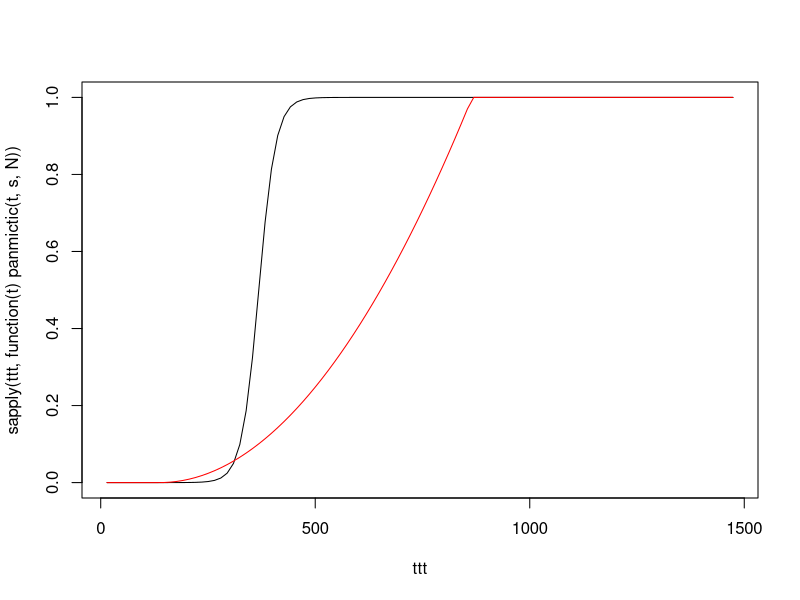
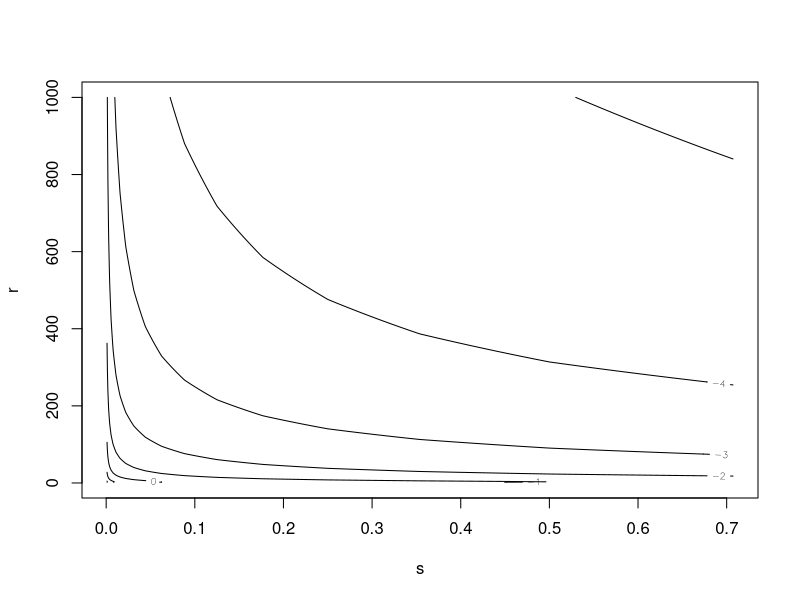
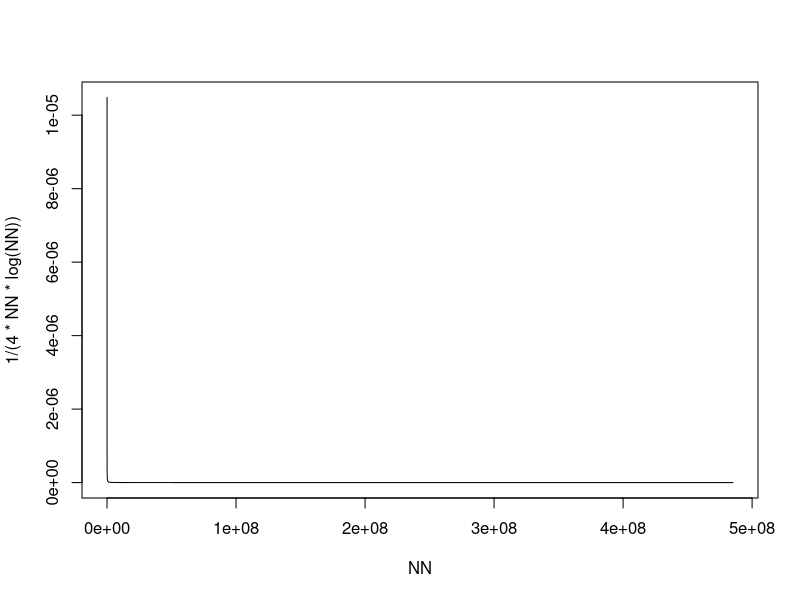
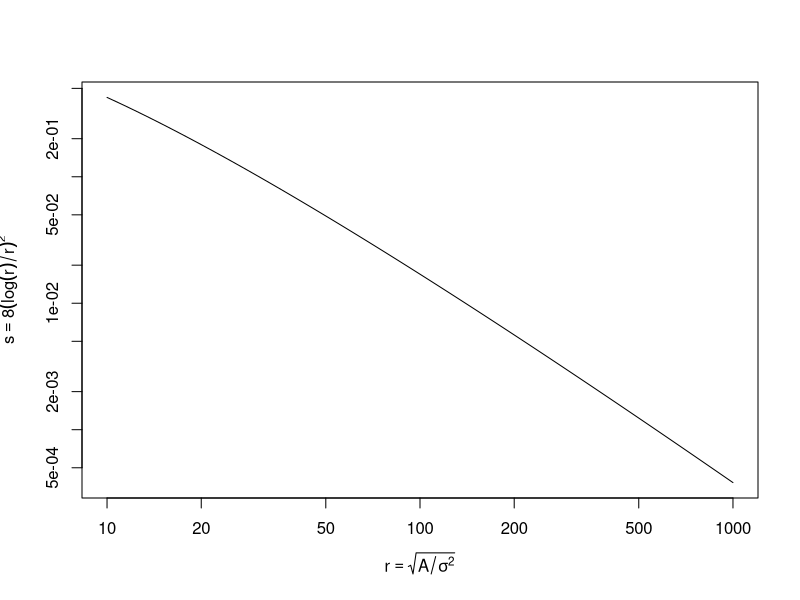
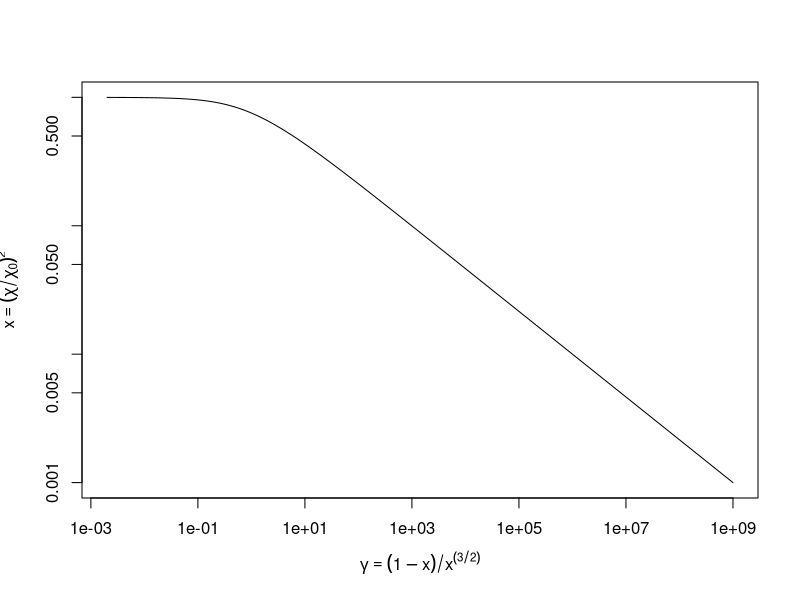
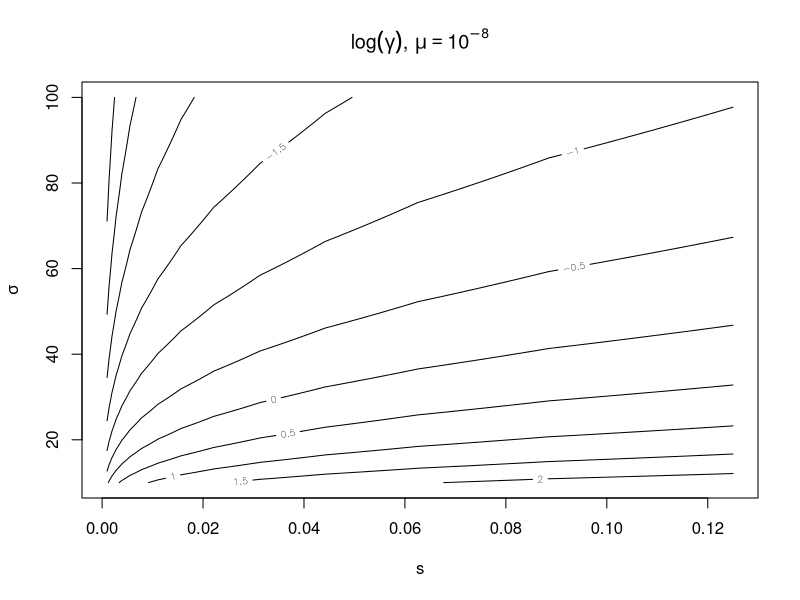

Recreate these plots in R, in order.
panmictic <- function (t,s,N) {
    # logistic growth beginning from 1/N
    1/(1 + (N-1)*exp(-s*t))
}

panmicticinv <- function (x,s,N) {
    # inverse of logistic function above:
    # panmictic( panmicticinv(x,s,N), s, N) = x
    log( N*x*(1-1/N)/(1-x) ) / s
}

quadratic <- function (t,s,N,sigma,rho) {
    # as panmictic until rho*sigma^2/N;
    # as pi*(v*t)^2 after that
    # with v = sigma * sqrt(s)
    t0 <- panmicticinv(rho*sigma^2/N,s,N)
    # needs to be vectorized to be able to integrate
    ans <- panmictic(t,s,N)
    ans[t>t0] <- pmin( 1, (pi*rho*sigma^2*s/N) * (t-t0+1/sqrt(s))^2 )[t>t0]
    return(ans)
}

N <- 1e8
s <- .05
sigma <- 20
rho <- 3
ttt <- 4*(1:100)*log(N)/(100*s)

plot(ttt, sapply(ttt, function(t) panmictic(t,s,N)), type="l", ylim=c(0,1))
lines(ttt, sapply(ttt, function(t) quadratic(t,s,N,sigma,rho)), col="red")

integrate(function (t) {panmictic(t,s,N)-quadratic(t,s,N,sigma,rho)}, 0, Inf)

ss <- sqrt(2)^(-(20:1)); 
rr <- (1:1000)
ssrr <- expand.grid(ss,rr)
ddd <- apply(ssrr,1,function(x) { log( log(x[2])/(x[2]*sqrt(x[1]*2)) ) } )
dim(ddd)<-c(length(ss),length(rr))
contour(x=ss,y=rr,z=ddd,xlab="s",ylab="r")

png(file="min-s-versus-r.png",width=600,height=400)
# pdf(file="min-s-versus-r.pdf",width=6,height=4)
rr <- 10:1000
plot(rr,8*((log(rr)/rr)^2), type="l", xlab=expression(r==sqrt(A/sigma^2)), ylab=expression(s== 8 * ( log(r)/r )^2), log="xy")
dev.off()

NN <- exp(8:20)
plot(NN, 1/(4*NN*log(NN)), type="l")

png(file="f-versus-gamma.png",width=600,height=400)
# pdf(file="f-versus-gamma.pdf",width=6,height=4)
xx <- (1:999)/1000
plot((1-xx^2)/xx^3, xx, type="l", log="xy", xlab=expression(gamma==(1-x)/x^(3/2)), ylab=expression(x==(chi/chi[0])^2) )
dev.off()

ss <- sqrt(2)^(-(20:6)); 
mu <- 1e-8
# mu <- 1e-6
sigsig <- (10:100)
gg <- apply( expand.grid(ss,sigsig), 1, function (ssig) log( sqrt(ssig[1]) / ( ssig[2] * sqrt(4*pi*mu) * log(ssig[2]^2)^(3/2) ) ) )
dim(gg) <- c(length(ss), length(sigsig))
# pdf(file="gamma-contour-1e-8.pdf", width=6, height=4)
png(file="gamma-contour-1e-8.png", width=600, height=400)
# pdf(file="gamma-contour-1e-8.pdf", width=6, height=4)
contour(x=ss,y=sigsig,z=gg, xlab="s", ylab=expression(sigma), main=expression(paste(log(gamma),", ", mu==10^-8)))
dev.off()

